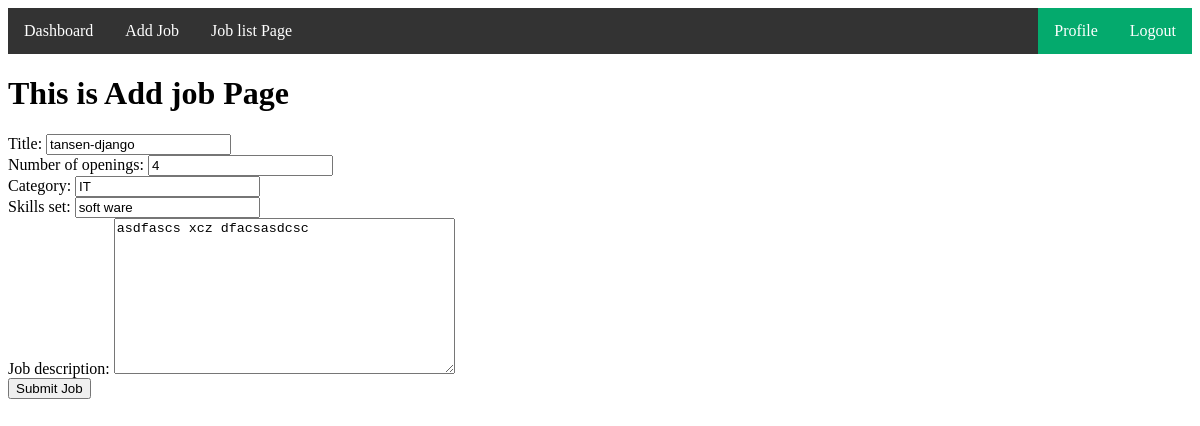
/editjob/8 (signed in), run on the app's committed database.
### job_portal_App/models.py (models this page shows, shortened)
class add_job_model(models.Model):
    title=models.CharField(max_length=100,null=True)
    number_of_openings=models.CharField(max_length=100,null=True)
    category=models.CharField(max_length=100,null=True)
    skills_set=models.CharField(max_length=100,null=True)
    job_description=models.TextField(null=True)
    adduser=models.ForeignKey(custom_user_model,on_delete=models.CASCADE,null=True)

### job_portal_Project/views.py (the view)
# urls.py: path('editjob/<str:jobid>',editjob,name="editjob"),
@login_required
def editjob(request,jobid):
    editjobdata=add_job_model.objects.get(id=jobid)
    if request.method=='POST':
        editjobdataform=add_job_form(request.POST,instance=editjobdata)
        if editjobdataform.is_valid():
            editjobdataform.save()
            return redirect('joblistPage')
    else:
        editjobdataform=add_job_form(instance=editjobdata)
    return render(request,'recruiter/editjob.html',{'editjobdataform':editjobdataform})

### job_portal_Project/forms.py
class add_job_form(forms.ModelForm):
    class Meta:
        model=add_job_model
        fields= ['title','number_of_openings','category','skills_set','job_description']

### Template/recruiter/editjob.html (shortened to what this page needs)
{% extends "common/base.html" %}
{% block content %}
<h1>This is Add job Page</h1>
<!DOCTYPE html>
<html lang="en">
<head>
</head>
<body>
    <form action="" method="POST">
        {{editjobdataform}}
        <input type="submit" value="Submit Job">
    </form>
</body>
</html>
{% endblock content %}

### data on the page
add_job_model: title "tansen-django", number_of_openings "4", category "IT", skills_set "soft ware", job_description "asdfascs xcz dfacsasdcsc"
